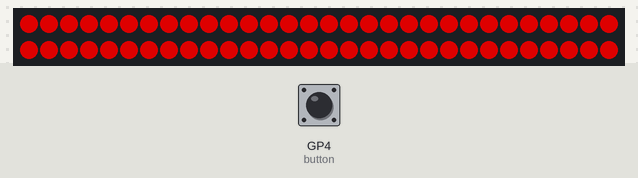
The program below on a simulated Raspberry Pi Pico running MicroPython. Parts: 60 RGB LEDs in strip order, left to right, continuing on the next row. The test bench sets the inputs (shaded band); at power-on: GP4 (button) HIGH. Dim RGB values are drawn brighter than linear.

Above: at 1.2 s.
1.3 s: GP4 (button) pulled LOW for 3.2 s
At 2.54 s:
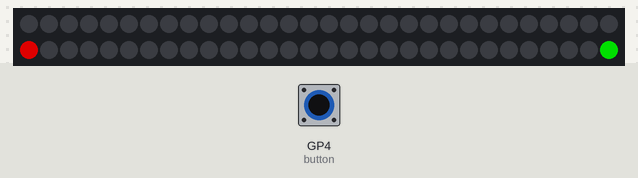
6.0 s: GP4 (button) pulled LOW for 1 s
10.0 s: GP4 (button) pulled LOW for 0.15 s
At 10.6 s:
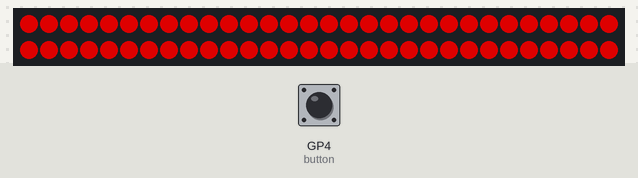

Measured:
- after the input at 10.0 s, the LEDs: change after 0.25 s (image 2)
- what the display in image 2 shows lasts 0.5 s, from 10.3 s to 10.8 s

The program:

Cyclone_Circle.py
```python
import machine
import neopixel
import utime

# Configuration
NUM_LEDS = 60
CENTER_LED = 30
DATA_PIN = 3
BRIGHTNESS = 0.6  # Scale from 0 to 1

# Difficulty levels
EASY = 1
MEDIUM = 2
HARD = 3
ON_SPEED = 4
SONIC_SPEED = 5
ROCKET_SPEED = 6
LIGHT_SPEED = 7
MISSION_IMPOSSIBLE = 8

# Globals
difficulty = EASY
won_this_round = False
led_address = 0
playing = True
cycle_ended = True

# Setup LEDs and button
np = neopixel.NeoPixel(machine.Pin(DATA_PIN), NUM_LEDS)
button = machine.Pin(4, machine.Pin.IN, machine.Pin.PULL_UP)

# Color utilities
def set_led(index, color):
    r, g, b = color
    np[index] = (int(r * BRIGHTNESS), int(g * BRIGHTNESS), int(b * BRIGHTNESS))

def clear_all():
    for i in range(NUM_LEDS):
        np[i] = (0, 0, 0)
    np.write()

def get_time(diff):
    return {
        EASY: 100,
        MEDIUM: 80,
        HARD: 60,
        ON_SPEED: 40,
        SONIC_SPEED: 30,
        ROCKET_SPEED: 20,
        LIGHT_SPEED: 13,
        MISSION_IMPOSSIBLE: 7
    }.get(diff, 100)

def increase_difficulty():
    global difficulty
    if difficulty != MISSION_IMPOSSIBLE and won_this_round:
        difficulty += 1

def flash():
    for _ in range(2):
        for i in range(NUM_LEDS):
            set_led(i, (255, 0, 0))
        np.write()
        utime.sleep_ms(500)

        clear_all()
        utime.sleep_ms(500)

def fadeall():
    for i in range(NUM_LEDS):
        r, g, b = np[i]
        np[i] = (r // 2, g // 2, b // 2)

def cylon():
    for i in reversed(range(NUM_LEDS)):
        set_led(i, (255, 0, 0))
        np.write()
        fadeall()
        utime.sleep_ms(10)
    for i in range(NUM_LEDS):
        set_led(i, (255, 0, 0))
        np.write()
        fadeall()
        utime.sleep_ms(10)

# Main loop
while True:
    if button.value() == 1 and not playing:
        clear_all()
        set_led(CENTER_LED, (255, 0, 0))
        set_led(led_address, (0, 255, 0))
        np.write()

        if cycle_ended:
            diff = abs(CENTER_LED - led_address)
            if diff == 0:
                won_this_round = True
                if difficulty != MISSION_IMPOSSIBLE:
                    for _ in range(2):
                        cylon()
                else:
                    for _ in range(8):
                        cylon()
                    difficulty = EASY
                increase_difficulty()
                won_this_round = False
            else:
                flash()

            cycle_ended = False

        led_address = 0
        utime.sleep_ms(250)

        if button.value() == 0:
            playing = True

    if playing:
        clear_all()
        set_led(CENTER_LED, (255, 0, 0))
        set_led(led_address, (0, 255, 0))
        np.write()

        led_address -= 1
        if led_address < 0:
            led_address = NUM_LEDS - 1

        utime.sleep_ms(get_time(difficulty))

        if button.value() == 1:
            playing = False
            cycle_ended = True
```
